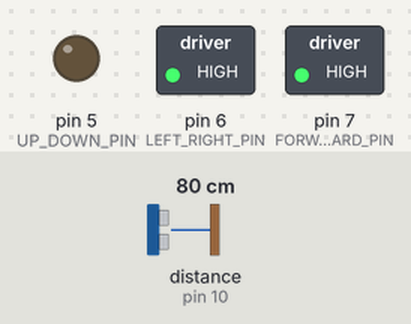
This sketch was run on a simulated Arduino Uno, built with avr-gcc and run on an emulated ATmega328P. Parts: switched loads named in the sketch (green lamp = pin HIGH), output pins drawn as LEDs (lit = HIGH). Wiring (inferred from the names in the program): ultrasonic range finder: trigger pin 9; echo pin 10. The test bench sets the inputs (shaded band); at power-on: distance to the obstacle (sensor on pin 10) 80 cm. The echo pulse lasts 58.3 µs per cm; pins used as bus, display or sensor lines are not drawn.

Above: at 1.2 s.
1.3 s: distance to the obstacle (sensor on pin 10) set to 70 cm
At 1.8 s:
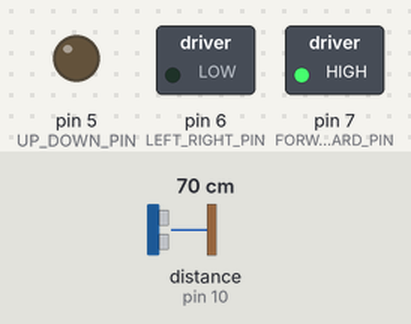
2.8 s: distance to the obstacle (sensor on pin 10) set to 53 cm
4.3 s: distance to the obstacle (sensor on pin 10) set to 45 cm
At 5.2 s:
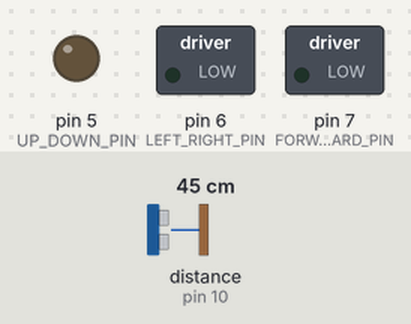
5.9 s: distance to the obstacle (sensor on pin 10) set to 120 cm
At 7.1 s:
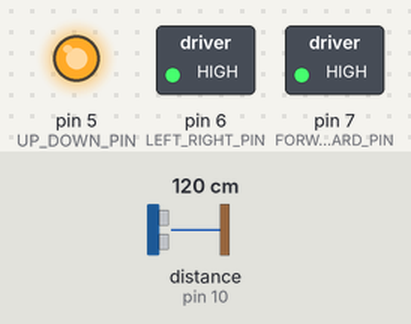
7.4 s: distance to the obstacle (sensor on pin 10) set to 106 cm
8.9 s: distance to the obstacle (sensor on pin 10) set to 98 cm
At 9.8 s:
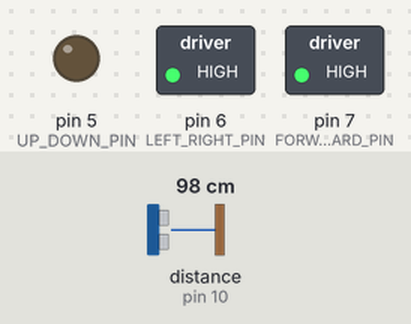
Timing chart, 0 to 11.4 s (numbered marks = the images above; inputs shaded):
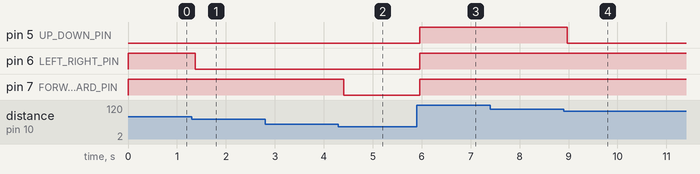

Measured:
- the behaviour switches between 76 and 75 cm on distance to the obstacle (sensor on pin 10) (found by bisection; images 0 and 1)
- the behaviour switches between 51 and 50 cm on distance to the obstacle (sensor on pin 10) (found by bisection; images 1 and 2)
- the behaviour switches between 101 and 100 cm on distance to the obstacle (sensor on pin 10) (found by bisection; images 3 and 4)
- after the input at 1.3 s, pin 6 (LEFT_RIGHT_PIN): HIGH → LOW after 0.08 s
- after the input at 2.8 s, every drawn part: stays the same
- after the input at 4.3 s, pin 7 (FORWARD_BACKWARD_PIN): HIGH → LOW after 0.11 s
- after the input at 5.9 s, pin 5 (UP_DOWN_PIN), pin 6 (LEFT_RIGHT_PIN), pin 7 (FORWARD_BACKWARD_PIN): LOW → HIGH after 0.06 s
- after the input at 7.4 s, every drawn part: stays the same
- after the input at 8.9 s, pin 5 (UP_DOWN_PIN): HIGH → LOW after 0.07 s

The sketch:

auv_motorkodu_deneyanil.ino
```cpp
// Ping sensörünün bağlantı pinleri
const int TRIGGER_PIN = 9;
const int ECHO_PIN = 10;

// Motorların bağlantı pinleri
const int UP_DOWN_PIN = 5;
const int LEFT_RIGHT_PIN = 6;
const int FORWARD_BACKWARD_PIN = 7;

void setup() {
  pinMode(TRIGGER_PIN, OUTPUT);
  pinMode(ECHO_PIN, INPUT);

  pinMode(UP_DOWN_PIN, OUTPUT);
  pinMode(LEFT_RIGHT_PIN, OUTPUT);
  pinMode(FORWARD_BACKWARD_PIN, OUTPUT);

  Serial.begin(9600);
}

float roundToDecimal(float value, int decimalPlaces) {
  float factor = pow(10, decimalPlaces);
  return round(value * factor) / factor;
}

float getDistance() {
  digitalWrite(TRIGGER_PIN, LOW);
  delayMicroseconds(2);

  digitalWrite(TRIGGER_PIN, HIGH);
  delayMicroseconds(10);

  digitalWrite(TRIGGER_PIN, LOW);
  unsigned long duration = pulseIn(ECHO_PIN, HIGH);

  float distance = duration * 0.034 / 2;  // Sesin hızına göre mesafeyi hesapla
  distance = roundToDecimal(distance, 2);

  return distance;
}

void moveMotors(float distance) {
  if (distance > 50) {
    // Yeterince uzaksa ileri git
    digitalWrite(FORWARD_BACKWARD_PIN, HIGH);
  } else {
    // Yakınsa geri git
    digitalWrite(FORWARD_BACKWARD_PIN, LOW);
  }

  if (distance > 100) {
    // Çok uzaksa yukarı çık
    digitalWrite(UP_DOWN_PIN, HIGH);
  } else if (distance < 50) {
    // Çok yakınsa aşağı in
    digitalWrite(UP_DOWN_PIN, LOW);
  } else {
    // Orta mesafedeyse dur
    digitalWrite(UP_DOWN_PIN, LOW);
  }

  if (distance > 75) {
    // Uzaksa sola dön
    digitalWrite(LEFT_RIGHT_PIN, HIGH);
  } else if (distance < 25) {
    // Yakınsa sağa dön
    digitalWrite(LEFT_RIGHT_PIN, LOW);
  } else {
    // Orta mesafedeyse dur
    digitalWrite(LEFT_RIGHT_PIN, LOW);
  }
}

void loop() {
  float distance = getDistance();  // Mesafe ölçümü yap
  moveMotors(distance);  // Motorları hareket ettir

  delay(100);
}
```
